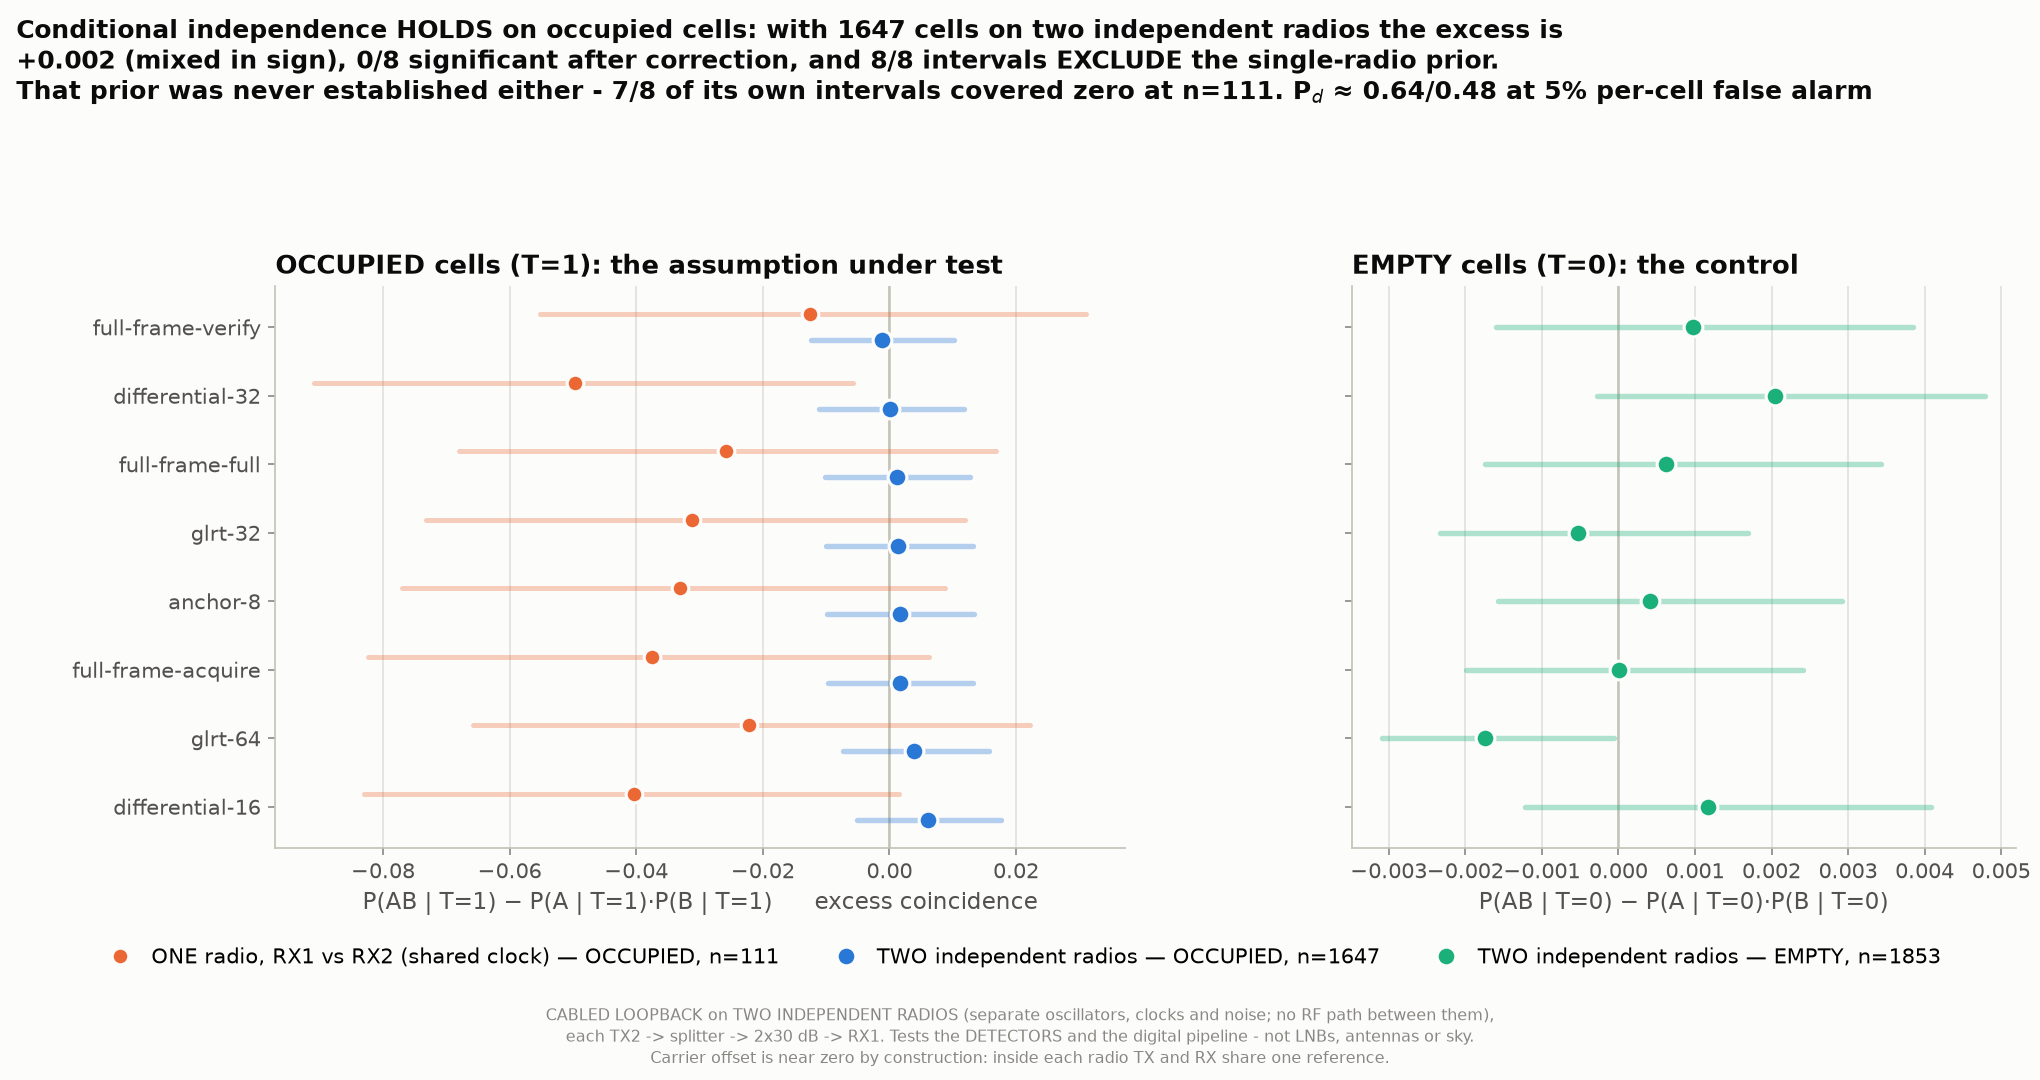

Recreate this plot in Python.
"""A1 figure: does P(AB|T=1) = dA.dB once the two chains stop sharing a clock?"""
from __future__ import annotations

import json
import sys
from pathlib import Path

import numpy as np

HERE = Path(__file__).parent
sys.path.insert(0, str(HERE))
import figstyle as F                                        # noqa: E402

SRC = HERE.parent / (sys.argv[1] if len(sys.argv) > 1
                     else "a1_occupied_independence.json")
ONE = HERE.parent / "a1_one_radio_ci.json"
OUT = HERE / (sys.argv[2] if len(sys.argv) > 2
              else "a1-occupied-cell-independence")
RATE = "0.05"


def main():
    F.setup()
    import matplotlib.pyplot as plt

    data = json.loads(SRC.read_text())
    one = json.loads(ONE.read_text()) if ONE.exists() else None
    block = data["per_rate"][RATE]
    methods = list(block["methods"])
    # order by the two-radio occupied excess, most negative first
    methods.sort(key=lambda m: block["methods"][m]["occupied"]["excess"])
    y = np.arange(len(methods))[::-1]

    n_occ = data["cells"]["occupied"]
    n_emp = data["cells"]["empty_target"]

    fig = plt.figure(figsize=(13.6, 7.2))
    grid = fig.add_gridspec(1, 2, width_ratios=[1.28, 1.0], wspace=0.30,
                            left=0.135, right=0.988, top=0.735, bottom=0.215)
    axa = fig.add_subplot(grid[0, 0])
    axb = fig.add_subplot(grid[0, 1])

    # -- panel A: occupied cells -------------------------------------------
    axa.axvline(0, color=F.AXIS, lw=1.2, zorder=1)
    if one:
        for i, m in enumerate(methods):
            o = one["methods"][m]["occupied"]
            axa.plot(o["ci95"], [y[i] + 0.19] * 2, "-", color=F.S2, lw=2.4,
                     alpha=0.32, solid_capstyle="round", zorder=2)
        axa.plot([one["methods"][m]["occupied"]["excess"] for m in methods],
                 y + 0.19, "o", color=F.S2, markersize=8, linestyle="none",
                 markeredgecolor=F.SURFACE, markeredgewidth=1.5, zorder=3,
                 label=f"ONE radio, RX1 vs RX2 (shared clock) — OCCUPIED, "
                       f"n={one['methods'][methods[0]]['occupied']['cells']}")
    for i, m in enumerate(methods):
        c = block["methods"][m]["occupied"]
        axa.plot(c["ci95"], [y[i] - 0.19] * 2, "-", color=F.S1, lw=2.6,
                 alpha=0.34, solid_capstyle="round", zorder=2)
    axa.plot([block["methods"][m]["occupied"]["excess"] for m in methods],
             y - 0.19, "o", color=F.S1, markersize=9, linestyle="none",
             markeredgecolor=F.SURFACE, markeredgewidth=1.5, zorder=3,
             label=f"TWO independent radios — OCCUPIED, n={n_occ}")
    axa.set_yticks(y)
    axa.set_yticklabels(methods)
    axa.set_xlabel("P(AB | T=1) − P(A | T=1)·P(B | T=1)      excess coincidence")
    axa.set_title("OCCUPIED cells (T=1): the assumption under test", loc="left")
    axa.set_ylim(-0.6, len(methods) - 0.4)

    # -- panel B: empty-cell control ---------------------------------------
    axb.axvline(0, color=F.AXIS, lw=1.2, zorder=1)
    for i, m in enumerate(methods):
        c = block["methods"][m]["empty"]
        axb.plot(c["ci95"], [y[i]] * 2, "-", color=F.S3, lw=2.6, alpha=0.34,
                 solid_capstyle="round", zorder=2)
    axb.plot([block["methods"][m]["empty"]["excess"] for m in methods], y, "o",
             color=F.S3, markersize=9, linestyle="none",
             markeredgecolor=F.SURFACE, markeredgewidth=1.5, zorder=3,
             label=f"TWO independent radios — EMPTY, n={n_emp}")
    axb.set_yticks(y)
    axb.set_yticklabels([])
    axb.set_xlabel("P(AB | T=0) − P(A | T=0)·P(B | T=0)")
    axb.set_title("EMPTY cells (T=0): the control", loc="left")
    axb.set_ylim(-0.6, len(methods) - 0.4)

    handles = [h for ax in (axa, axb) for h in ax.get_legend_handles_labels()[0]]
    labels = [l for ax in (axa, axb) for l in ax.get_legend_handles_labels()[1]]
    fig.legend(handles, labels, loc="lower center", ncol=3,
               bbox_to_anchor=(0.5, 0.086), frameon=False, handletextpad=0.5,
               columnspacing=2.2)

    mean_occ = block["occupied_excess_mean"]
    lo = min(block["methods"][m]["occupied"]["ci95"][0] for m in methods)
    hi = max(block["methods"][m]["occupied"]["ci95"][1] for m in methods)
    cover = block["occupied_ci_covering_one_radio_prior"]
    sign = ("all eight positive" if all(
        block["methods"][m]["occupied"]["excess"] > 0 for m in methods)
        else "mixed in sign")
    nsig = block["occupied_permutation_significant_bonferroni"]
    one_cover = (one or {}).get("occupied_intervals_covering_zero")
    fig.suptitle(
        f"Conditional independence HOLDS on occupied cells: with {n_occ} cells on two independent radios the excess is\n"
        f"{mean_occ:+.3f} ({sign}), {nsig}/8 significant after correction, and {8 - cover}/8 intervals EXCLUDE the "
        f"single-radio prior.\nThat prior was never established either - {one_cover}/8 of its own intervals covered "
        f"zero at n=111. P$_d$ ≈ {block['mean_pd'][data['radios'][0]]:.2f}/"
        f"{block['mean_pd'][data['radios'][1]]:.2f} at {float(RATE):.0%} per-cell false alarm",
        fontsize=12.2, fontweight="bold", color=F.INK, x=0.008, ha="left", y=0.985)
    F.finish(fig, [axa, axb], F.CAVEAT_TWO, caveat_y=0.010, axis="x")
    fig.savefig(OUT.with_suffix(".png"))
    print("wrote", OUT.with_suffix(".png"))

    payload = {
        "figure": "a1-occupied-cell-independence",
        "note": F.CAVEAT_TWO.replace("\n", " "),
        "per_cell_false_alarm": float(RATE),
        "occupied_cells": n_occ, "empty_cells": n_emp,
        "two_radio_occupied": {m: block["methods"][m]["occupied"] for m in methods},
        "two_radio_empty": {m: block["methods"][m]["empty"] for m in methods},
        "one_radio_prior": (None if not one else
                            {m: one["methods"][m]["occupied"] for m in methods}),
        "intervals_covering_one_radio_prior": cover,
        "permutation_significant_bonferroni": nsig,
        "excess_ci_span": [lo, hi]}
    OUT.with_suffix(".json").write_text(json.dumps(payload, indent=1))
    print("wrote", OUT.with_suffix(".json"))


if __name__ == "__main__":
    main()
